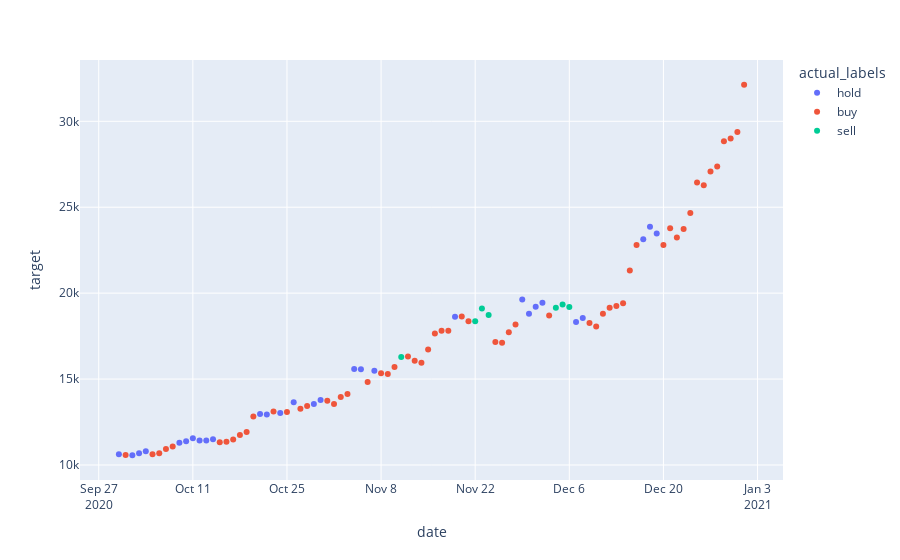

Notebook source saved alongside this figure:
### Code cell
px.scatter(simulation_df, x=simulation_df.index, y='target', color='actual_labels')

### Figure 1 — Plotly figure (JSON) as saved in the notebook; plotly's stock layout.template omitted (floating-point values rounded to 4 significant figures)
{"data": [{"hovertemplate": "actual_labels=hold<br>date=%{x}<br>target=%{y}<extra></extra>", "legendgroup": "hold", "marker": {"color": "#636efa", "symbol": "circle"}, "mode": "markers", "name": "hold", "orientation": "v", "showlegend": true, "type": "scatter", "x": ["2020-09-30", "2020-10-02", "2020-10-03", "2020-10-04", "2020-10-09", "2020-10-10", "2020-10-11", "2020-10-12", "2020-10-13", "2020-10-14", "2020-10-21", "2020-10-22", "2020-10-24", "2020-10-26", "2020-10-29", "2020-10-30", "2020-11-04", "2020-11-05", "2020-11-07", "2020-11-19", "2020-11-29", "2020-11-30", "2020-12-01", "2020-12-02", "2020-12-07", "2020-12-08", "2020-12-17", "2020-12-18", "2020-12-19"], "xaxis": "x", "y": [10620.0, 10570.0, 10680.0, 10800.0, 11300.0, 11380.0, 11560.0, 11430.0, 11430.0, 11500.0, 12970.0, 12930.0, 13030.0, 13650.0, 13550.0, 13780.0, 15580.0, 15570.0, 15480.0, 18620.0, 19630.0, 18800.0, 19200.0, 19450.0, 18320.0, 18550.0, 23140.0, 23870.0, 23480.0], "yaxis": "y"}, {"hovertemplate": "actual_labels=buy<br>date=%{x}<br>target=%{y}<extra></extra>", "legendgroup": "buy", "marker": {"color": "#EF553B", "symbol": "circle"}, "mode": "markers", "name": "buy", "orientation": "v", "showlegend": true, "type": "scatter", "x": ["2020-10-01", "2020-10-05", "2020-10-06", "2020-10-07", "2020-10-08", "2020-10-15", "2020-10-16", "2020-10-17", "2020-10-18", "2020-10-19", "2020-10-20", "2020-10-23", "2020-10-25", "2020-10-27", "2020-10-28", "2020-10-31", "2020-11-01", "2020-11-02", "2020-11-03", "2020-11-06", "2020-11-08", "2020-11-09", "2020-11-10", "2020-11-12", "2020-11-13", "2020-11-14", "2020-11-15", "2020-11-16", "2020-11-17", "2020-11-18", "2020-11-20", "2020-11-21", "2020-11-25", "2020-11-26", "2020-11-27", "2020-11-28", "2020-12-03", "2020-12-09", "2020-12-10", "2020-12-11", "2020-12-12", "2020-12-13", "2020-12-14", "2020-12-15", "2020-12-16", "2020-12-20", "2020-12-21", "2020-12-22", "2020-12-23", "2020-12-24", "2020-12-25", "2020-12-26", "2020-12-27", "2020-12-28", "2020-12-29", "2020-12-30", "2020-12-31", "2021-01-01"], "xaxis": "x", "y": [10590.0, 10620.0, 10680.0, 10920.0, 11080.0, 11320.0, 11360.0, 11480.0, 11740.0, 11920.0, 12820.0, 13110.0, 13080.0, 13270.0, 13440.0, 13740.0, 13550.0, 13950.0, 14130.0, 14830.0, 15330.0, 15290.0, 15700.0, 16320.0, 16070.0, 15960.0, 16720.0, 17650.0, 17800.0, 17820.0, 18640.0, 18370.0, 17150.0, 17110.0, 17720.0, 18180.0, 18700.0, 18260.0, 18060.0, 18800.0, 19140.0, 19250.0, 19420.0, 21310.0, 22810.0, 22800.0, 23780.0, 23240.0, 23740.0, 24660.0, 26440.0, 26270.0, 27080.0, 27360.0, 28840.0, 29000.0, 29370.0, 32130.0], "yaxis": "y"}, {"hovertemplate": "actual_labels=sell<br>date=%{x}<br>target=%{y}<extra></extra>", "legendgroup": "sell", "marker": {"color": "#00cc96", "symbol": "circle"}, "mode": "markers", "name": "sell", "orientation": "v", "showlegend": true, "type": "scatter", "x": ["2020-11-11", "2020-11-22", "2020-11-23", "2020-11-24", "2020-12-04", "2020-12-05", "2020-12-06"], "xaxis": "x", "y": [16280.0, 18360.0, 19110.0, 18730.0, 19150.0, 19350.0, 19190.0], "yaxis": "y"}], "layout": {"autosize": true, "legend": {"title": {"text": "actual_labels"}, "tracegroupgap": 0}, "margin": {"t": 60}, "xaxis": {"anchor": "y", "autorange": true, "domain": [0, 1], "range": ["2020-09-24 14:37:11.7251", "2021-01-06 09:22:48.2749"], "title": {"text": "date"}, "type": "date"}, "yaxis": {"anchor": "x", "autorange": true, "domain": [0, 1], "range": [9037.0, 33660.0], "title": {"text": "target"}, "type": "linear"}}}
